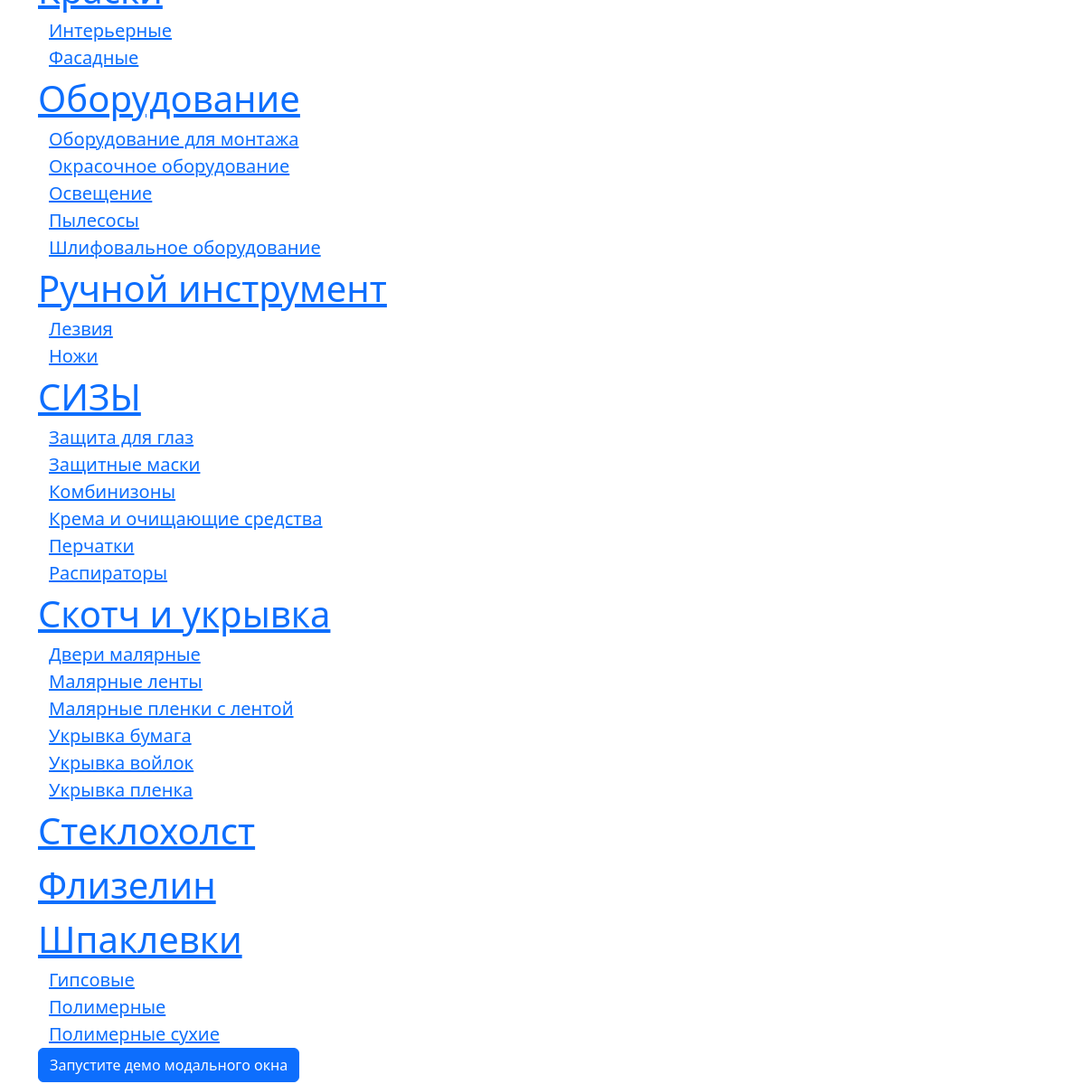
The page /goods/ (middle part) on the database as committed earlier.
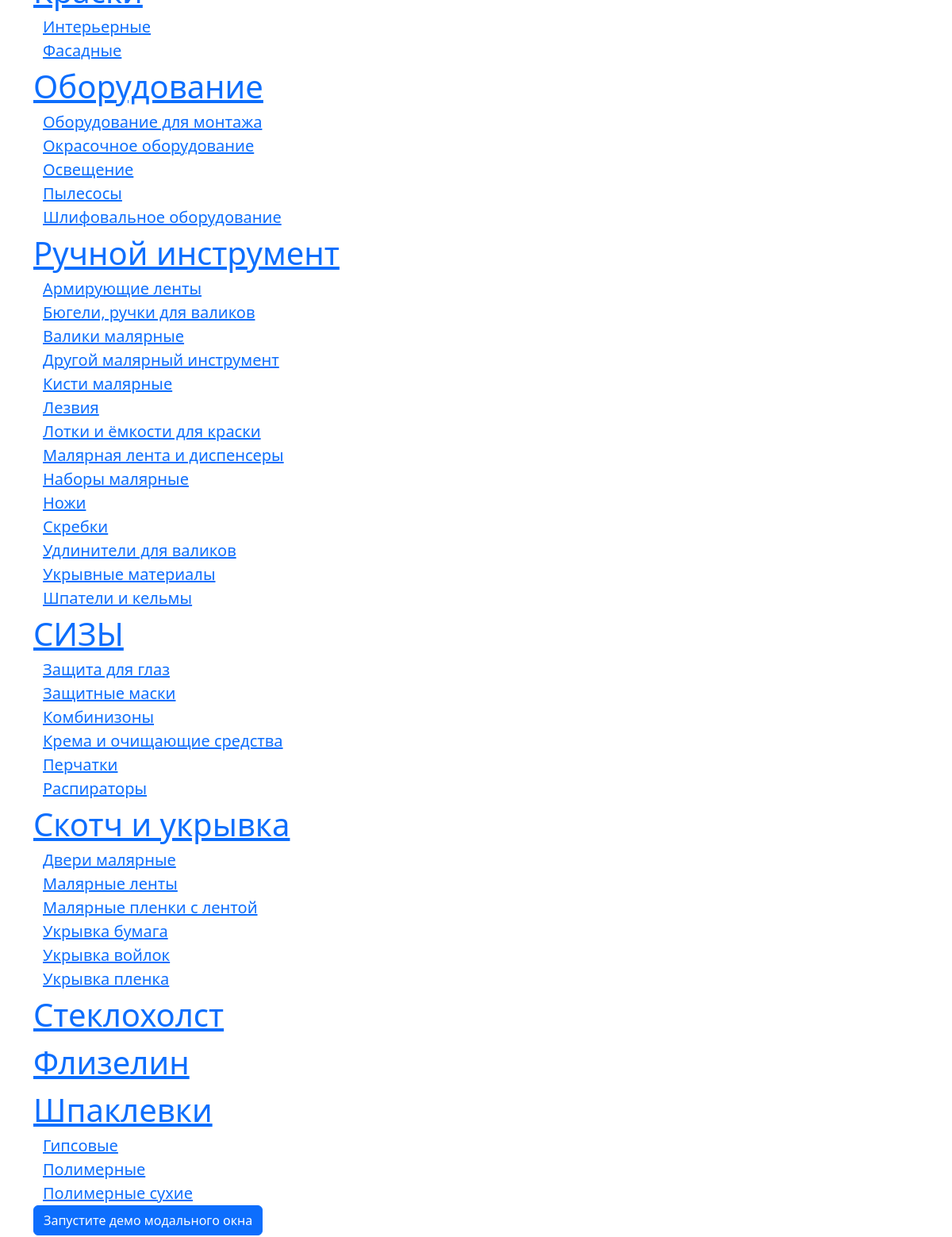
The same page on the database as committed later.
### main/models.py (models this page shows, shortened)
class SubCategory(models.Model):
    category = models.ForeignKey(Category, on_delete=models.CASCADE, related_name='subcategories',
                                 verbose_name='Категория')
    name = models.CharField(max_length=256, verbose_name="Подкатегория")
    description = models.TextField(null=True, blank=True, verbose_name='Описание Подкатегории')
    photo = models.ImageField(upload_to="images/subcategory", verbose_name="Фото", null=True, blank=True)
    class Meta:
        ordering = ('name',)
        verbose_name = 'Подкатегория товаров'
        verbose_name_plural = 'Подкатегории товаров'

class Category(models.Model):
    name = models.CharField(max_length=200, verbose_name='Категория')
    description = models.TextField(null=True, blank=True, verbose_name="Описание Категории")
    photo = models.ImageField(upload_to="images/category", verbose_name="Фото", null=True, blank=True)
    def __str__(self):
        return self.name
    class Meta:
        ordering = ('name',)
        verbose_name = 'Категория товаров'
        verbose_name_plural = 'Категории товаров'

### main/views.py (the view)
# urls.py: path('goods/', views.goods, name='goods'),
def goods(request):
    catalog = {}
    categories = Category.objects.all()
    form = OrderForm
    up = UploadFileForm
    searchform = SearchForm
    for category in categories:
        subCategory = SubCategory.objects.filter(category=category)
        subcat = []
        for sub in subCategory:
            subcat.append(sub.name)
        catalog.update({category.name: subcat})
    try:
        logo = Logo.objects.get(inuse=True)
    except:
        logo = ''
    try:
        contacts = Contacts.objects.all()
    except:
        contacts = ''
    allcategory = Category.objects.all()
    allsubcategory = SubCategory.objects.all()
    disc = {
        'allcategory': allcategory,
        'allsubcategory': allsubcategory,
        'contacts': contacts[0],
        'logo': logo,
        'searchform': searchform,
        'catalog': catalog,
        'form': form,
        'up': up,
    }
    return render(request, 'main/goods.html', disc)

### cms/models.py (called while the page is built)
    @property
    def image_url(self):
        if self.image and hasattr(self.image, 'url'):
            return self.image.url

    @property
    def image_light_url(self):
        if self.image_light and hasattr(self.image_light, 'url'):
            return self.image_light.url

### templates/main/goods.html (shortened to what this page needs)
{% extends 'base.html' %}
{% block products %}
    <div class="container">
        {% for key, value in catalog.items %}
            <a href="{% url 'category' category=key %}" class="fs-1">
                {{ key }}
            </a>
            <div class="container msc-3">
                {% for subcat in value %}
                    <a href="{% url 'subcategory' category=key subcategory=subcat%}" class="fs-5">{{ subcat }}</a> <br>
                {% endfor %}
            </div>
        {% endfor %}
        <button type="button" class="btn btn-primary" data-bs-toggle="modal" data-bs-target="#exampleModal">
            Запустите демо модального окна
        </button>
    </div>
{% endblock %}

### templates/base.html (shortened to what this page needs)
{% load static %}
{% load sass_tags %}
<!DOCTYPE html>
<html lang="en">
<head>
    <link href="{% static 'bootstrap/css/bootstrap.min.css' %}" type="text/css" rel="stylesheet">
    <link rel="stylesheet" type="text/css" href="{% sass_src 'css/index.scss' %}">
</head>
<body>
<div class="" style="">
    {% block products %}
    {% endblock %}
</div>
</body>
</html>

### templates/main/components/header.html (shortened to what this page needs)
{% load static %}

### templates/main/components/callbackwidget.html (shortened to what this page needs)
{% load static %}

### templates/main/components/footer.html (shortened to what this page needs)
{% load static %}

### templates/main/components/cart_modal.html (shortened to what this page needs)
{% load static %}

Rows that differ between the two databases and show on the page:
added SubCategory: value "Армирующие ленты"
added SubCategory: value "Бюгели, ручки для валиков"
added SubCategory: value "Валики малярные"
added SubCategory: value "Другой малярный инструмент"
added SubCategory: value "Кисти малярные"
added SubCategory: value "Лотки и ёмкости для краски"
added SubCategory: value "Малярная лента и диспенсеры"
added SubCategory: value "Наборы малярные"
added SubCategory: value "Скребки"
added SubCategory: value "Удлинители для валиков"
added SubCategory: value "Укрывные материалы"
added SubCategory: value "Шпатели и кельмы"
